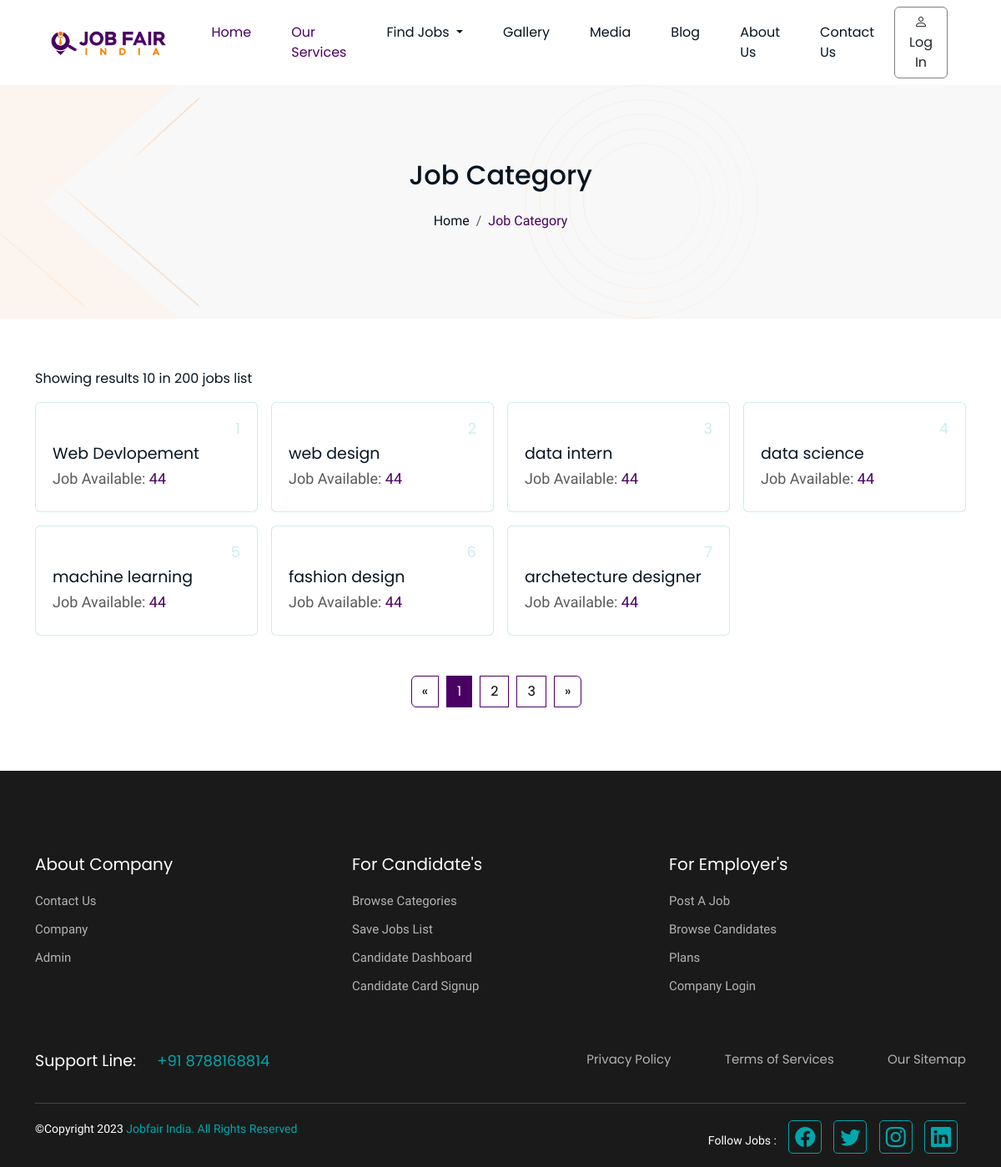
The app's page /job-category.php with its own data.
### tables this page shows
CREATE TABLE `category` (
  `category_id` int(100) NOT NULL,
  `category` varchar(250) NOT NULL
);

### job-category.php (the view, shortened to what this page needs)
<?php
require('connection.php');
?>
<!DOCTYPE html>
<html lang="en">
<head>
    <link href="https://cdn.jsdelivr.net/npm/bootstrap@5.3.0/dist/css/bootstrap.min.css" rel="stylesheet">
    <link rel="stylesheet" href="https://cdn.jsdelivr.net/npm/bootstrap-icons@1.10.2/font/bootstrap-icons.css">
    <link rel="stylesheet" href="assets/css/custom.css">
    <link rel="stylesheet" href="assets/css/job-category.css">
</head>
<body>
    <?php include './navbar.php'; ?>
    <div class="breadcrumb-section">
        <div class="container">
            <h2 class="title">Job Category</h2>
            <nav aria-label="breadcrumb" class="text-center mt-3">
                <ol class="breadcrumb">
                    <li class="breadcrumb-item"><a href="#">Home</a></li>
                    <li class="breadcrumb-item active" aria-current="page">Job Category</li>
                </ol>
            </nav>
        </div>
    </div>
    <section class="paddingTB60 job-category">
        <div class="container">
            <div class="row g-3">
                <div class="col-12 d-flex justify-content-between align-items-center">
                    <div class="results-text">Showing results 10 in 200 jobs list</div>
                </div>
                <?php
                $result = $con->query("SELECT category, category_id FROM category");
                if ($result->num_rows > 0) {
                    while ($row = $result->fetch_assoc()) {
                        echo '<div class="col-md-3">
                <div class="card">
                <a href="job-listing.php?category_id=' . $row['category'] . '">
                <h5 class="job-category-count">' . $row['category_id'] . '</h5>
                <h2 class="job-category-title">' . $row['category'] . '</h2>
                <h2 class="job-category-text">Job Available: <span>44</span></h2>
            </a>
                </div>
              </div>';
                    }
                } else {
                    echo "No categories found";
                }
                ?>
                <div class="col-12 d-flex justify-content-center mt-5">
                    <nav aria-label="Page navigation example">
                        <ul class="pagination">
                            <li class="page-item">
                                <a class="page-link" href="#" aria-label="Previous">
                                    <span aria-hidden="true">&laquo;</span>
                                </a>
                            </li>
                            <li class="page-item active"><a class="page-link" href="#">1</a></li>
                            <li class="page-item"><a class="page-link" href="#">2</a></li>
                            <li class="page-item"><a class="page-link" href="#">3</a></li>
                            <li class="page-item">
                                <a class="page-link" href="#" aria-label="Next">
                                    <span aria-hidden="true">&raquo;</span>
                                </a>
                            </li>
                        </ul>
                    </nav>
                </div>
            </div>
        </div>
    </section>
    <?php include './footer.php'; ?>
</body>
</html>

### assets/css/custom.css (style rules this page uses)
:root { --primary: #4a0063; }
a { text-decoration: none; }
body { font-size: 16px; font-family: "Poppins", sans-serif; font-weight: normal; color: rgb(6, 20, 33); color: rgba(6, 20, 33, 1); }
.paddingTB60 { padding-top: 60px; padding-bottom: 60px; }
.breadcrumb-section { background-image: url("../images/home/bg-cover.png"); }
.breadcrumb-section .container { height: 280px; display: flex; flex-direction: column; justify-content: center; align-items: center; }
.breadcrumb-section .breadcrumb-item a { font-family: "Work Sans", sans-serif; font-weight: 400; font-size: 16px; color: #061421; text-decoration: none; }
.breadcrumb-section .breadcrumb-item.active { font-family: "Work Sans", sans-serif; font-weight: 400; font-size: 16px; color: var(--primary); }

### assets/css/job-category.css (style rules this page uses)
.job-category .card { border: 1px solid rgba(0, 167, 172, 0.2); padding: 20px; }
.job-category .job-category-count { text-align: right; font-weight: 400; font-size: 18px; color: rgba(0, 167, 172, 0.2); }
.job-category .job-category-title { font-weight: 400; font-size: 19px; color: #061421; }
.job-category .job-category-text { font-family: 'Work Sans', sans-serif; font-weight: 400; font-size: 18px; color: #595959; }
.job-category .job-category-text span { color: var(--primary); }
.job-category .pagination .page-item { margin-right: 10px; }
.job-category .pagination .page-item.active .page-link { background-color: var(--primary); border-color: var(--primary); color:#fff; }
.job-category .pagination .page-item .page-link { color: #000; border-color: var(--primary); }

### records on screen
category: category_id "1", category "Web Devlopement"
category: category_id "2", category "web design"
category: category_id "3", category "data intern"
category: category_id "4", category "data science"
category: category_id "5", category "machine learning"
category: category_id "6", category "fashion design"
category: category_id "7", category "archetecture designer"
